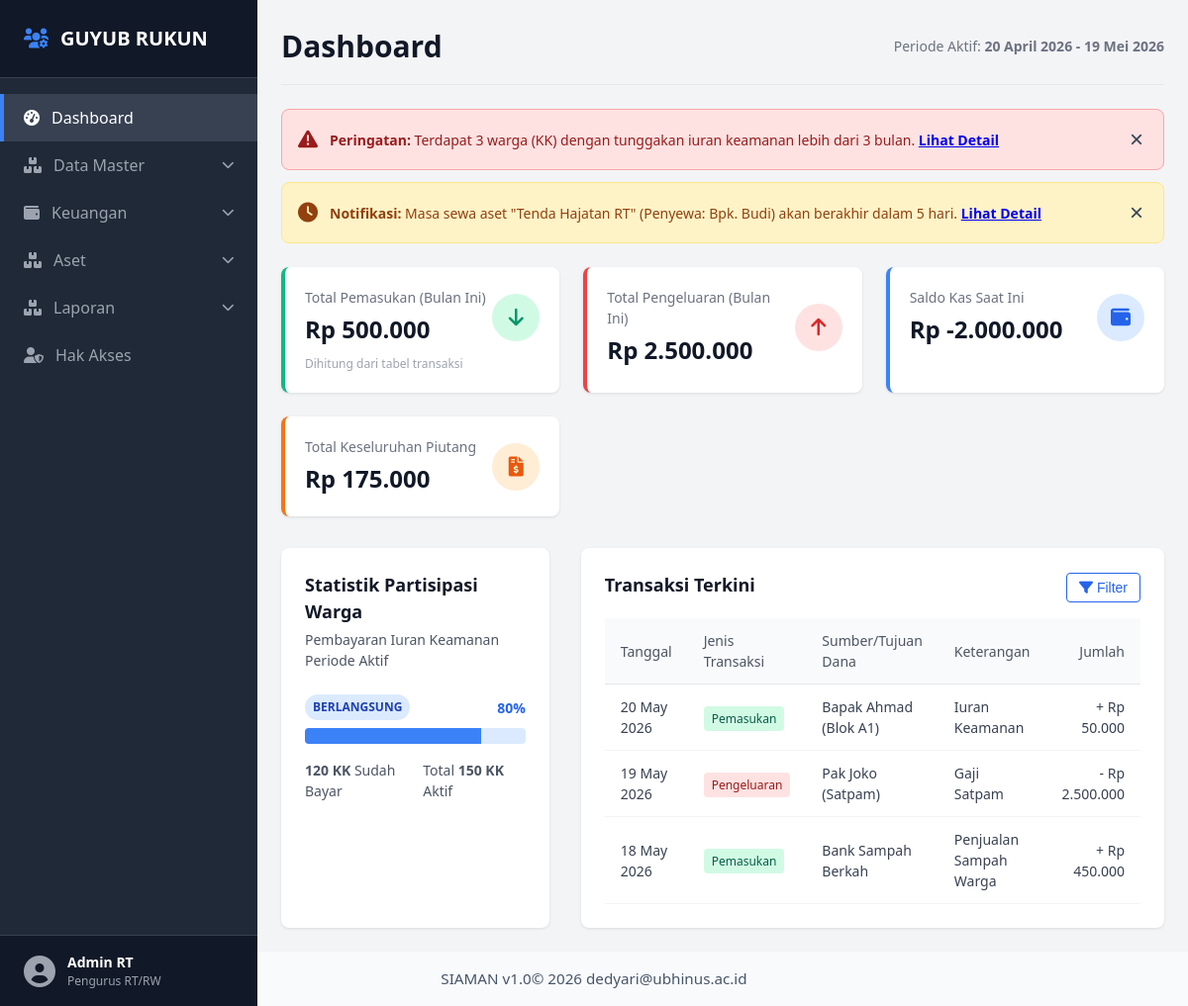
The page / on the database its author committed.
### tables this page shows
CREATE TABLE IF NOT EXISTS transaksi (
    id INT AUTO_INCREMENT PRIMARY KEY,
    tanggal DATE NOT NULL,
    tipe ENUM('Pemasukan', 'Pengeluaran') NOT NULL,
    jenis_transaksi_id INT NULL,
    sumber VARCHAR(160) NOT NULL,
    keterangan TEXT,
    jumlah DECIMAL(14,2) NOT NULL,
    created_at TIMESTAMP DEFAULT CURRENT_TIMESTAMP,
    CONSTRAINT fk_transaksi_jenis FOREIGN KEY (jenis_transaksi_id) REFERENCES jenis_transaksi(id) ON DELETE SET NULL
);

### inc/data.php (called while the page is built, shortened)
<?php
require_once __DIR__ . '/db.php';
function formatDataRupiah($value) {
    return 'Rp ' . number_format((int) $value, 0, ',', '.');
}
function dbFetchAll($sql) {
    global $pdo, $dbAvailable;
    return $pdo->query($sql)->fetchAll();
}
$tunggakanList = [
    ['nama' => 'Bapak Ahmad', 'blok' => 'Blok A1 No. 12', 'periode' => 'April 2026', 'jenis' => 'Iuran Keamanan', 'nominal' => 50000, 'jatuh_tempo' => '2026-04-30', 'status' => 'Belum Bayar'],
    ['nama' => 'Ibu Siti', 'blok' => 'Blok B2 No. 05', 'periode' => 'Maret 2026', 'jenis' => 'Iuran Kebersihan', 'nominal' => 75000, 'jatuh_tempo' => '2026-03-31', 'status' => 'Terlambat'],
    ['nama' => 'Pak Joko', 'blok' => 'Blok C3 No. 18', 'periode' => 'Mei 2026', 'jenis' => 'Iuran Keamanan', 'nominal' => 50000, 'jatuh_tempo' => '2026-05-31', 'status' => 'Belum Bayar'],
];
$transactions = [
    ['tanggal' => '20 Mei 2026', 'jenis' => 'Pemasukan', 'kategori' => 'Iuran Bulanan', 'label' => 'badge-pemasukan', 'sumber' => 'Bapak Ahmad (Blok A1)', 'keterangan' => 'Iuran Keamanan', 'jumlah' => '+ Rp 50.000', 'class' => 'text-success'],
    ['tanggal' => '19 Mei 2026', 'jenis' => 'Pengeluaran', 'kategori' => 'Gaji Satpam', 'label' => 'badge-pengeluaran', 'sumber' => 'Pak Joko (Satpam)', 'keterangan' => 'Gaji Satpam', 'jumlah' => '- Rp 2.500.000', 'class' => 'text-danger'],
    ['tanggal' => '18 Mei 2026', 'jenis' => 'Pemasukan', 'kategori' => 'Penjualan Sampah', 'label' => 'badge-pemasukan', 'sumber' => 'Bank Sampah Berkah', 'keterangan' => 'Penjualan Sampah Warga', 'jumlah' => '+ Rp 450.000', 'class' => 'text-success'],
];
if ($dbAvailable) {
    $dbTunggakan = dbFetchAll('SELECT w.nama, w.alamat AS blok, t.periode, t.jenis_iuran AS jenis, t.nominal, t.jatuh_tempo, t.status FROM tunggakan t JOIN warga w ON w.id = t.warga_id ORDER BY t.jatuh_tempo ASC, t.id ASC');
    if ($dbTunggakan) {
        $tunggakanList = $dbTunggakan;
    }
    $dbTransactions = dbFetchAll('SELECT t.id, t.tanggal, t.tipe AS jenis, jt.nama AS kategori, t.sumber, t.keterangan, t.jumlah FROM transaksi t LEFT JOIN jenis_transaksi jt ON jt.id = t.jenis_transaksi_id ORDER BY t.tanggal DESC, t.id DESC');
    if ($dbTransactions) {
        $transactions = array_map(function ($row) {
            $isPemasukan = $row['jenis'] === 'Pemasukan';
            return [
                'id' => $row['id'],
                'tanggal' => date('d M Y', strtotime($row['tanggal'])),
                'jenis' => $row['jenis'],
                'kategori' => $row['kategori'] ?: $row['jenis'],
                'label' => $isPemasukan ? 'badge-pemasukan' : 'badge-pengeluaran',
                'sumber' => $row['sumber'],
                'keterangan' => $row['keterangan'],
                'jumlah' => ($isPemasukan ? '+ ' : '- ') . formatDataRupiah(abs($row['jumlah'])),
                'class' => $isPemasukan ? 'text-success' : 'text-danger',
            ];
        }, $dbTransactions);
    }
    $dbStats = dbFetchAll('SELECT kk_terbayar AS terbayar, kk_total AS total FROM dashboard_stats ORDER BY id DESC LIMIT 1');
    if ($dbStats) {
        $stats = $dbStats[0];
        $stats['persen'] = $stats['total'] > 0 ? round(($stats['terbayar'] / $stats['total']) * 100) : 0;
    }
}
$totalPemasukanDashboard = 0;
$totalPengeluaranDashboard = 0;
foreach ($transactions as $transaction) {
    $amount = (int) preg_replace('/[^0-9]/', '', $transaction['jumlah']);
    if (strtolower($transaction['jenis']) === 'pemasukan') {
        $totalPemasukanDashboard += $amount;
    } elseif (strtolower($transaction['jenis']) === 'pengeluaran') {
        $totalPengeluaranDashboard += $amount;
    }
}
$dashboardCards = [
    ['title' => 'Total Pemasukan (Bulan Ini)', 'value' => formatDataRupiah($totalPemasukanDashboard), 'footer' => 'Dihitung dari tabel transaksi', 'class' => 'pemasukan', 'icon' => 'fa-arrow-down'],
    ['title' => 'Total Pengeluaran (Bulan Ini)', 'value' => formatDataRupiah($totalPengeluaranDashboard), 'class' => 'pengeluaran', 'icon' => 'fa-arrow-up'],
    ['title' => 'Saldo Kas Saat Ini', 'value' => formatDataRupiah($totalPemasukanDashboard - $totalPengeluaranDashboard), 'class' => 'saldo', 'icon' => 'fa-wallet'],
    ['title' => 'Total Keseluruhan Piutang', 'value' => formatDataRupiah(array_sum(array_column($tunggakanList, 'nominal'))), 'class' => 'piutang', 'icon' => 'fa-file-invoice-dollar'],
];
?>

### inc/db.php (called while the page is built, shortened)
<?php
try {
    $dbAvailable = true;
} catch (PDOException $exception) {
    $dbError = $exception->getMessage();
}
?>

### index.php (the view, shortened to what this page needs)
<?php
$activePage = 'dashboard';
include 'inc/data.php';
include 'inc/header.php';
?>
<header class="dashboard-header">
    <h1>Dashboard</h1>
    <div class="periode-aktif">
        Periode Aktif: <strong>20 April 2026 - 19 Mei 2026</strong>
    </div>
</header>
<section class="notification-section">
    <div class="alert alert-danger" id="alert-tunggakan">
        <i class="fas fa-exclamation-triangle"></i>
        <div class="alert-text">
            <strong>Peringatan:</strong> Terdapat 3 warga (KK) dengan tunggakan iuran keamanan lebih dari 3 bulan. <a href="#">Lihat Detail</a>
        </div>
        <button class="close-btn" onclick="dismissAlert('alert-tunggakan')">&times;</button>
    </div>
    <div class="alert alert-warning" id="alert-sewa">
        <i class="fas fa-clock"></i>
        <div class="alert-text">
            <strong>Notifikasi:</strong> Masa sewa aset "Tenda Hajatan RT" (Penyewa: Bpk. Budi) akan berakhir dalam 5 hari. <a href="#">Lihat Detail</a>
        </div>
        <button class="close-btn" onclick="dismissAlert('alert-sewa')">&times;</button>
    </div>
</section>
<section class="finance-cards-grid">
    <?php foreach ($dashboardCards as $card): ?>
        <div class="card card-<?= htmlspecialchars($card['class'], ENT_QUOTES, 'UTF-8') ?>">
            <div class="card-body">
                <div class="card-info">
                    <span class="card-title"><?= htmlspecialchars($card['title'], ENT_QUOTES, 'UTF-8') ?></span>
                    <span class="card-value"><?= htmlspecialchars($card['value'], ENT_QUOTES, 'UTF-8') ?></span>
                </div>
                <div class="card-icon"><i class="fas <?= htmlspecialchars($card['icon'], ENT_QUOTES, 'UTF-8') ?>"></i></div>
            </div>
            <?php if (isset($card['footer'])): ?>
                <div class="card-footer"><?= htmlspecialchars($card['footer'], ENT_QUOTES, 'UTF-8') ?></div>
            <?php endif; ?>
        </div>
    <?php endforeach; ?>
</section>
<div class="dashboard-details-layout">
    <section class="details-box statistik-box">
        <h2>Statistik Partisipasi Warga</h2>
        <p class="subtitle">Pembayaran Iuran Keamanan Periode Aktif</p>
        <div class="progress-container">
            <div class="progress-header">
                <span class="badge">Berlangsung</span>
                <span class="progress-percentage"><?= htmlspecialchars($stats['persen'], ENT_QUOTES, 'UTF-8') ?>%</span>
            </div>
            <div class="progress-bar-bg">
                <div class="progress-bar-fill" style="width: <?= htmlspecialchars($stats['persen'], ENT_QUOTES, 'UTF-8') ?>%;"></div>
            </div>
        </div>
        <div class="progress-stats">
            <span><strong><?= htmlspecialchars($stats['terbayar'], ENT_QUOTES, 'UTF-8') ?> KK</strong> Sudah Bayar</span>
            <span>Total <strong><?= htmlspecialchars($stats['total'], ENT_QUOTES, 'UTF-8') ?> KK</strong> Aktif</span>
        </div>
    </section>
    <section class="details-box transaksi-box">
        <div class="transaksi-header">
            <h2>Transaksi Terkini</h2>
            <button class="btn-filter" id="btnFilter" onclick="toggleFilter()">
                <i class="fas fa-filter"></i> Filter
            </button>
        </div>
        <div class="table-responsive">
            <table class="data-table">
                <thead>
                    <tr>
                        <th>Tanggal</th>
                        <th>Jenis Transaksi</th>
                        <th>Sumber/Tujuan Dana</th>
                        <th>Keterangan</th>
                        <th class="text-right">Jumlah</th>
                    </tr>
                </thead>
                <tbody id="transaction-rows">
                    <?php foreach ($transactions as $transaction): ?>
                        <tr>
                            <td><?= htmlspecialchars($transaction['tanggal'], ENT_QUOTES, 'UTF-8') ?></td>
                            <td><span class="type-badge <?= htmlspecialchars($transaction['label'], ENT_QUOTES, 'UTF-8') ?>"><?= htmlspecialchars($transaction['jenis'], ENT_QUOTES, 'UTF-8') ?></span></td>
                            <td><?= htmlspecialchars($transaction['sumber'], ENT_QUOTES, 'UTF-8') ?></td>
                            <td><?= htmlspecialchars($transaction['keterangan'], ENT_QUOTES, 'UTF-8') ?></td>
                            <td class="text-right <?= htmlspecialchars($transaction['class'], ENT_QUOTES, 'UTF-8') ?>"><?= htmlspecialchars($transaction['jumlah'], ENT_QUOTES, 'UTF-8') ?></td>
                        </tr>
                    <?php endforeach; ?>
                </tbody>
            </table>
        </div>
    </section>
</div>
<?php include 'inc/footer.php'; ?>

### inc/header.php (shortened to what this page needs)
<!DOCTYPE html>
<html lang="id">
<head>
    <link href="https://cdnjs.cloudflare.com/ajax/libs/font-awesome/6.0.0/css/all.min.css" rel="stylesheet">
    <link rel="stylesheet" href="css/style.css">
</head>
<body>
    <div class="dashboard-container">
        <?php include __DIR__ . '/sidebar.php'; ?>
        <main class="main-content">

### inc/sidebar.php (shortened to what this page needs)
<aside class="sidebar" id="sidebar">
    <div class="sidebar-brand">
        <i class="fas fa-users-cog"></i>
        <span>GUYUB RUKUN</span>
    </div>
    <?php
    $isDataMasterActive = in_array($activePage, ['data-warga', 'data-aset', 'jenis-pemasukan', 'jenis-pengeluaran']);
    $isFinanceActive = in_array($activePage, ['pemasukan', 'kas-lain', 'pengeluaran']);
    $isAssetActive = in_array($activePage, ['sewa-aset', 'kondisi-aset']);
    $isReportActive = in_array($activePage, ['laporan-keuangan', 'laporan-rekap-keuangan', 'laporan-tunggakan', 'laporan-aset', 'laporan-sewa-aset']);
    ?>
    <nav class="sidebar-menu">
        <ul>
            <li class="menu-item <?= $activePage === 'dashboard' ? 'active' : '' ?>">
                <a href="index.php">
                    <i class="fas fa-tachometer-alt"></i>
                    <span>Dashboard</span>
                </a>
            </li>
            <li class="menu-item has-submenu <?= $isDataMasterActive ? 'open' : '' ?>">
                <div class="submenu-header" onclick="toggleSubmenu(this)">
                    <div>
                        <i class="fas fa-boxes"></i>
                        <span>Data Master</span>
                    </div>
                    <i class="fas fa-chevron-down arrow"></i>
                </div>
            </li>
            <li class="menu-item has-submenu <?= $isFinanceActive ? 'open' : '' ?>">
                <div class="submenu-header" onclick="toggleSubmenu(this)">
                    <div>
                        <i class="fas fa-wallet"></i>
                        <span>Keuangan</span>
                    </div>
                    <i class="fas fa-chevron-down arrow"></i>
                </div>
            </li>
            <li class="menu-item has-submenu <?= $isAssetActive ? 'open' : '' ?>">
                <div class="submenu-header" onclick="toggleSubmenu(this)">
                    <div>
                        <i class="fas fa-boxes"></i>
                        <span>Aset</span>
                    </div>
                    <i class="fas fa-chevron-down arrow"></i>
                </div>
            </li>
            <li class="menu-item has-submenu <?= $isReportActive ? 'open' : '' ?>">
                <div class="submenu-header" onclick="toggleSubmenu(this)">
                    <div>
                        <i class="fas fa-boxes"></i>
                        <span>Laporan</span>
                    </div>
                    <i class="fas fa-chevron-down arrow"></i>
                </div>
            </li>
            <li class="menu-item <?= $activePage === 'hak-akses' ? 'active' : '' ?>">
                <a href="hak-akses.php">
                    <i class="fas fa-user-shield"></i>
                    <span>Hak Akses</span>
                </a>
            </li>
        </ul>
    </nav>
    <div class="sidebar-footer">
        <div class="user-profile">
            <i class="fas fa-user-circle"></i>
            <div class="user-info">
                <span class="user-name">Admin RT</span>
                <span class="user-role">Pengurus RT/RW</span>
            </div>
        </div>
    </div>
</aside>

### inc/footer.php (shortened to what this page needs)
        </main>
    </div>
    <footer class="site-footer">
        <div class="footer-copy">SIAMAN v1.0&copy; <?= date('Y') ?> dedyari@ubhinus.ac.id</div>
    </footer>
</body>
</html>

### rows shown on the page
transaksi: tanggal "20 May 2026", tipe "Pemasukan", sumber "Bapak Ahmad (Blok A1)", keterangan "Iuran Keamanan", jumlah "+ Rp 50.000"
transaksi: tanggal "19 May 2026", tipe "Pengeluaran", sumber "Pak Joko (Satpam)", keterangan "Gaji Satpam", jumlah "- Rp 2.500.000"
transaksi: tanggal "18 May 2026", tipe "Pemasukan", sumber "Bank Sampah Berkah", keterangan "Penjualan Sampah Warga", jumlah "+ Rp 450.000"

### other values the page prints
$card['title'] "Total Pemasukan (Bulan Ini)"
$card['value'] "Rp 500.000"
$card['footer'] "Dihitung dari tabel transaksi"
$card['title'] "Total Pengeluaran (Bulan Ini)"
$card['value'] "Rp 2.500.000"
$card['title'] "Saldo Kas Saat Ini"
$card['value'] "Rp -2.000.000"
$card['title'] "Total Keseluruhan Piutang"
$card['value'] "Rp 175.000"
$stats['persen'] "80"
$stats['terbayar'] "120"
$stats['total'] "150"
